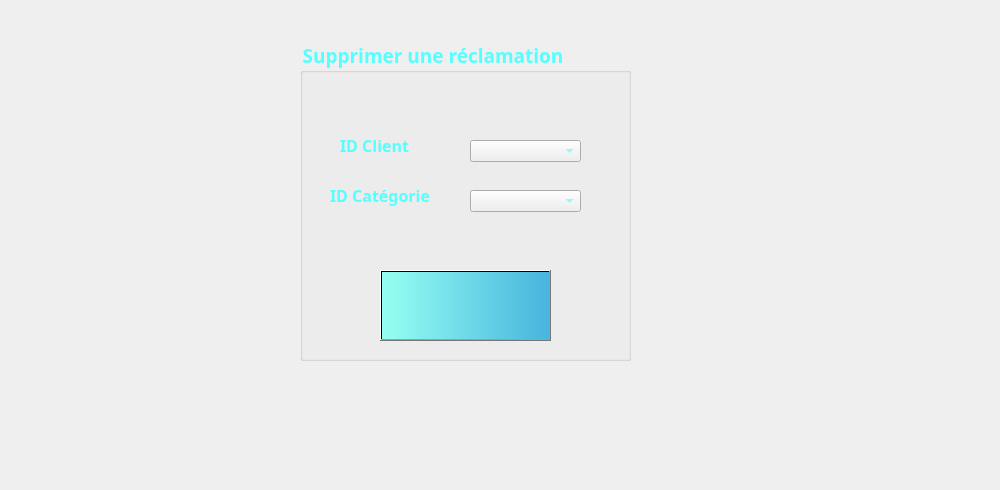
     <widget class="QWidget" name="tab_reclamation_7">
      <attribute name="title">
       <string>Supprimer</string>
      </attribute>
      <widget class="QGroupBox" name="groupBox_reclamation_3">
       <property name="geometry">
        <rect>
         <x>300</x>
         <y>40</y>
         <width>331</width>
         <height>321</height>
        </rect>
       </property>
       <property name="font">
        <font>
         <family>Lucida Calligraphy</family>
         <pointsize>14</pointsize>
         <weight>75</weight>
         <bold>true</bold>
        </font>
       </property>
       <property name="layoutDirection">
        <enum>Qt::LeftToRight</enum>
       </property>
       <property name="styleSheet">
        <string notr="true">color: rgb(255, 80, 97);
color: rgb(0, 255, 255);
color: rgb(85, 255, 255);
</string>
       </property>
       <property name="title">
        <string>Supprimer une réclamation</string>
       </property>
       <widget class="QLabel" name="label_reclamation_29">
        <property name="geometry">
         <rect>
          <x>168</x>
          <y>318</y>
          <width>2101</width>
          <height>2211</height>
         </rect>
        </property>
        <property name="text">
         <string/>
        </property>
        <property name="pixmap">
         <pixmap>macaron.jpg</pixmap>
        </property>
       </widget>
       <widget class="QLabel" name="label_reclamation_30">
        <property name="geometry">
         <rect>
          <x>40</x>
          <y>90</y>
          <width>171</width>
          <height>31</height>
         </rect>
        </property>
        <property name="font">
         <font>
          <family>Lucida Calligraphy</family>
          <pointsize>12</pointsize>
          <weight>75</weight>
          <bold>true</bold>
         </font>
        </property>
        <property name="text">
         <string>ID Client</string>
        </property>
       </widget>
       <widget class="QPushButton" name="pushButton_3">
        <property name="geometry">
         <rect>
          <x>80</x>
          <y>230</y>
          <width>171</width>
          <height>71</height>
         </rect>
        </property>
        <property name="font">
         <font>
          <family>Lucida Calligraphy</family>
          <pointsize>11</pointsize>
          <weight>75</weight>
          <bold>true</bold>
         </font>
        </property>
        <property name="styleSheet">
         <string notr="true">background-color: qlineargradient(spread:pad, x1:0, y1:0, x2:1, y2:0, stop:0 rgba(150, 255, 242, 255), stop:1 rgba(71, 181, 222, 255));</string>
        </property>
        <property name="text">
         <string/>
        </property>
        <property name="icon">
         <iconset>
          <normaloff>../../../../../../Downloads/poubelle.png</normaloff>../../../../../../Downloads/poubelle.png</iconset>
        </property>
        <property name="iconSize">
         <size>
          <width>150</width>
          <height>150</height>
         </size>
        </property>
       </widget>
       <widget class="QLabel" name="label_reclamation_31">
        <property name="geometry">
         <rect>
          <x>30</x>
          <y>140</y>
          <width>171</width>
          <height>31</height>
         </rect>
        </property>
        <property name="font">
         <font>
          <family>Lucida Calligraphy</family>
          <pointsize>12</pointsize>
          <weight>75</weight>
          <bold>true</bold>
         </font>
        </property>
        <property name="text">
         <string>ID Catégorie</string>
        </property>
       </widget>
       <widget class="QComboBox" name="comboBox_reclamation_5">
        <property name="geometry">
         <rect>
          <x>170</x>
          <y>150</y>
          <width>111</width>
          <height>22</height>
         </rect>
        </property>
       </widget>
       <widget class="QComboBox" name="comboBox_reclamation_6">
        <property name="geometry">
         <rect>
          <x>170</x>
          <y>100</y>
          <width>111</width>
          <height>22</height>
         </rect>
        </property>
       </widget>
      </widget>
      <widget class="QLabel" name="label_reclamation_35">
       <property name="geometry">
        <rect>
         <x>-51</x>
         <y>-30</y>
         <width>991</width>
         <height>481</height>
        </rect>
       </property>
       <property name="text">
        <string/>
       </property>
       <property name="pixmap">
        <pixmap>../../../../../../Downloads/154381946_1831634480335042_4446684979299693543_n.jpg</pixmap>
       </property>
      </widget>
      <zorder>label_reclamation_35</zorder>
      <zorder>groupBox_reclamation_3</zorder>
     </widget>
